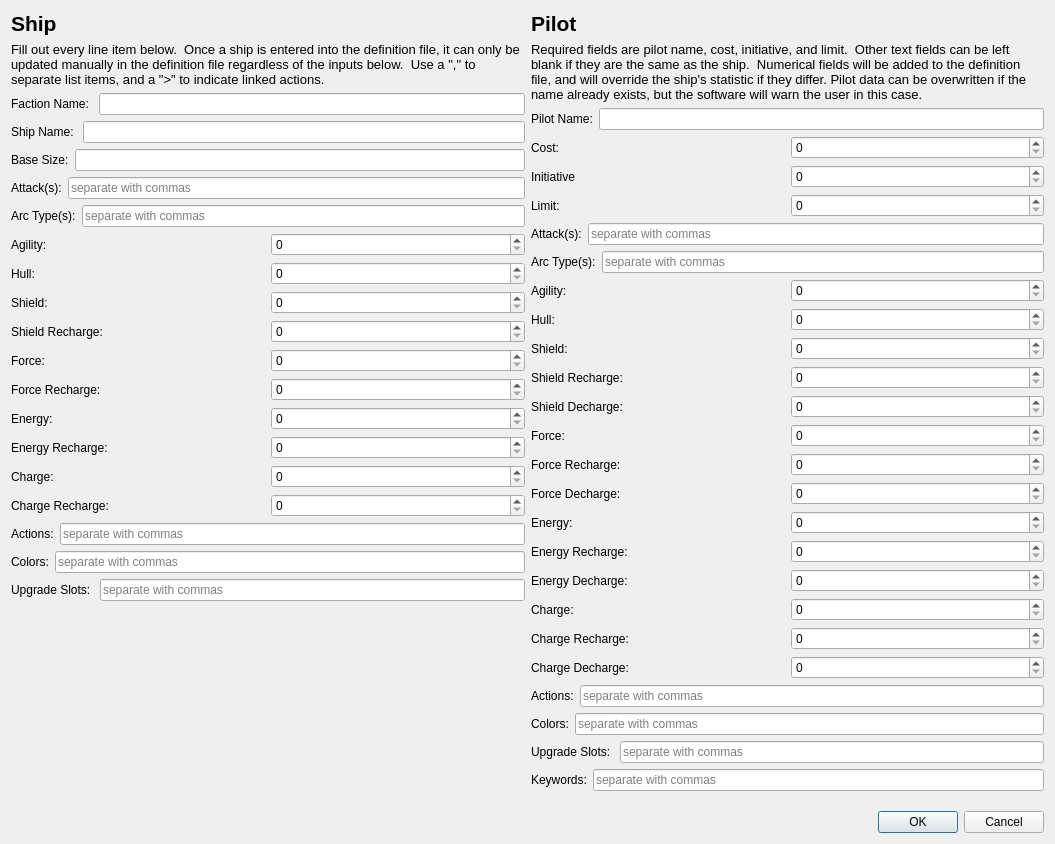
<?xml version="1.0" encoding="UTF-8"?>
<ui version="4.0">
 <class>DefinitionForm</class>
 <widget class="QDialog" name="DefinitionForm">
  <property name="geometry">
   <rect>
    <x>0</x>
    <y>0</y>
    <width>1055</width>
    <height>844</height>
   </rect>
  </property>
  <property name="windowTitle">
   <string>Definition Form</string>
  </property>
  <property name="windowIcon">
   <iconset resource="resources.qrc">
    <normaloff>:/images/icon.png</normaloff>:/images/icon.png</iconset>
  </property>
  <layout class="QVBoxLayout" name="verticalLayout_16">
   <item>
    <layout class="QVBoxLayout" name="verticalLayout_15">
     <item>
      <layout class="QHBoxLayout" name="horizontalLayout_35">
       <item>
        <layout class="QVBoxLayout" name="verticalLayout_7">
         <item>
          <widget class="QLabel" name="label_19">
           <property name="font">
            <font>
             <pointsize>16</pointsize>
             <bold>true</bold>
            </font>
           </property>
           <property name="text">
            <string>Ship</string>
           </property>
          </widget>
         </item>
         <item>
          <widget class="QLabel" name="label_37">
           <property name="font">
            <font>
             <pointsize>10</pointsize>
             <bold>false</bold>
            </font>
           </property>
           <property name="text">
            <string>Fill out every line item below.  Once a ship is entered into the definition file, it can only be updated manually in the definition file regardless of the inputs below.  Use a &quot;,&quot; to separate list items, and a &quot;&gt;&quot; to indicate linked actions.</string>
           </property>
           <property name="wordWrap">
            <bool>true</bool>
           </property>
          </widget>
         </item>
         <item>
          <layout class="QHBoxLayout" name="horizontalLayout">
           <item>
            <widget class="QLabel" name="label">
             <property name="text">
              <string>Faction Name: </string>
             </property>
            </widget>
           </item>
           <item>
            <widget class="QLineEdit" name="faction_name_line_edit">
             <property name="text">
              <string/>
             </property>
             <property name="placeholderText">
              <string/>
             </property>
            </widget>
           </item>
          </layout>
         </item>
         <item>
          <layout class="QHBoxLayout" name="horizontalLayout_2">
           <item>
            <widget class="QLabel" name="label_2">
             <property name="text">
              <string>Ship Name: </string>
             </property>
            </widget>
           </item>
           <item>
            <widget class="QLineEdit" name="ship_name_line_edit">
             <property name="text">
              <string/>
             </property>
             <property name="placeholderText">
              <string/>
             </property>
            </widget>
           </item>
          </layout>
         </item>
         <item>
          <layout class="QHBoxLayout" name="horizontalLayout_3">
           <item>
            <widget class="QLabel" name="label_3">
             <property name="text">
              <string>Base Size:</string>
             </property>
            </widget>
           </item>
           <item>
            <widget class="QLineEdit" name="base_size_line_edit">
             <property name="text">
              <string/>
             </property>
             <property name="placeholderText">
              <string/>
             </property>
            </widget>
           </item>
          </layout>
         </item>
         <item>
          <layout class="QVBoxLayout" name="verticalLayout">
           <item>
            <layout class="QHBoxLayout" name="horizontalLayout_4">
             <item>
              <widget class="QLabel" name="label_4">
               <property name="text">
                <string>Attack(s):</string>
               </property>
              </widget>
             </item>
             <item>
              <widget class="QLineEdit" name="attacks_line_edit">
               <property name="placeholderText">
                <string>separate with commas</string>
               </property>
              </widget>
             </item>
            </layout>
           </item>
           <item>
            <layout class="QHBoxLayout" name="horizontalLayout_5">
             <item>
              <widget class="QLabel" name="label_5">
               <property name="text">
                <string>Arc Type(s):</string>
               </property>
              </widget>
             </item>
             <item>
              <widget class="QLineEdit" name="arc_types_line_edit">
               <property name="placeholderText">
                <string>separate with commas</string>
               </property>
              </widget>
             </item>
            </layout>
           </item>
          </layout>
         </item>
         <item>
          <layout class="QHBoxLayout" name="horizontalLayout_7">
           <item>
            <widget class="QLabel" name="label_6">
             <property name="text">
              <string>Agility:</string>
             </property>
            </widget>
           </item>
           <item>
            <widget class="QSpinBox" name="agility_spinbox"/>
           </item>
          </layout>
         </item>
         <item>
          <layout class="QHBoxLayout" name="horizontalLayout_8">
           <item>
            <widget class="QLabel" name="label_7">
             <property name="text">
              <string>Hull:</string>
             </property>
            </widget>
           </item>
           <item>
            <widget class="QSpinBox" name="hull_spinbox"/>
           </item>
          </layout>
         </item>
         <item>
          <layout class="QVBoxLayout" name="verticalLayout_2">
           <item>
            <layout class="QHBoxLayout" name="horizontalLayout_9">
             <item>
              <widget class="QLabel" name="label_8">
               <property name="text">
                <string>Shield: </string>
               </property>
              </widget>
             </item>
             <item>
              <widget class="QSpinBox" name="shield_spinbox"/>
             </item>
            </layout>
           </item>
           <item>
            <layout class="QHBoxLayout" name="horizontalLayout_10">
             <item>
              <widget class="QLabel" name="label_9">
               <property name="text">
                <string>Shield Recharge:</string>
               </property>
              </widget>
             </item>
             <item>
              <widget class="QSpinBox" name="shield_recharge_spinbox"/>
             </item>
            </layout>
           </item>
          </layout>
         </item>
         <item>
          <layout class="QVBoxLayout" name="verticalLayout_3">
           <item>
            <layout class="QHBoxLayout" name="horizontalLayout_11">
             <item>
              <widget class="QLabel" name="label_10">
               <property name="text">
                <string>Force: </string>
               </property>
              </widget>
             </item>
             <item>
              <widget class="QSpinBox" name="force_spinbox"/>
             </item>
            </layout>
           </item>
           <item>
            <layout class="QHBoxLayout" name="horizontalLayout_12">
             <item>
              <widget class="QLabel" name="label_11">
               <property name="text">
                <string>Force Recharge:</string>
               </property>
              </widget>
             </item>
             <item>
              <widget class="QSpinBox" name="force_recharge_spinbox"/>
             </item>
            </layout>
           </item>
          </layout>
         </item>
         <item>
          <layout class="QVBoxLayout" name="verticalLayout_4">
           <item>
            <layout class="QHBoxLayout" name="horizontalLayout_13">
             <item>
              <widget class="QLabel" name="label_12">
               <property name="text">
                <string>Energy: </string>
               </property>
              </widget>
             </item>
             <item>
              <widget class="QSpinBox" name="energy_spinbox"/>
             </item>
            </layout>
           </item>
           <item>
            <layout class="QHBoxLayout" name="horizontalLayout_14">
             <item>
              <widget class="QLabel" name="label_13">
               <property name="text">
                <string>Energy Recharge:</string>
               </property>
              </widget>
             </item>
             <item>
              <widget class="QSpinBox" name="energy_recharge_spinbox"/>
             </item>
            </layout>
           </item>
          </layout>
         </item>
         <item>
          <layout class="QVBoxLayout" name="verticalLayout_5">
           <item>
            <layout class="QHBoxLayout" name="horizontalLayout_15">
             <item>
              <widget class="QLabel" name="label_14">
               <property name="text">
                <string>Charge:</string>
               </property>
              </widget>
             </item>
             <item>
              <widget class="QSpinBox" name="charge_spinbox"/>
             </item>
            </layout>
           </item>
           <item>
            <layout class="QHBoxLayout" name="horizontalLayout_16">
             <item>
              <widget class="QLabel" name="label_15">
               <property name="text">
                <string>Charge Recharge:</string>
               </property>
              </widget>
             </item>
             <item>
              <widget class="QSpinBox" name="charge_recharge_spinbox"/>
             </item>
            </layout>
           </item>
          </layout>
         </item>
         <item>
          <layout class="QVBoxLayout" name="verticalLayout_6">
           <item>
            <layout class="QHBoxLayout" name="horizontalLayout_6">
             <item>
              <widget class="QLabel" name="label_16">
               <property name="text">
                <string>Actions:</string>
               </property>
              </widget>
             </item>
             <item>
              <widget class="QLineEdit" name="actions_line_edit">
               <property name="placeholderText">
                <string>separate with commas</string>
               </property>
              </widget>
             </item>
            </layout>
           </item>
           <item>
            <layout class="QHBoxLayout" name="horizontalLayout_17">
             <item>
              <widget class="QLabel" name="label_17">
               <property name="text">
                <string>Colors:</string>
               </property>
              </widget>
             </item>
             <item>
              <widget class="QLineEdit" name="colors_line_edit">
               <property name="placeholderText">
                <string>separate with commas</string>
               </property>
              </widget>
             </item>
            </layout>
           </item>
          </layout>
         </item>
         <item>
          <layout class="QHBoxLayout" name="horizontalLayout_18">
           <item>
            <widget class="QLabel" name="label_18">
             <property name="text">
              <string>Upgrade Slots: </string>
             </property>
            </widget>
           </item>
           <item>
            <widget class="QLineEdit" name="upgrade_slots_line_edit">
             <property name="text">
              <string/>
             </property>
             <property name="placeholderText">
              <string>separate with commas</string>
             </property>
            </widget>
           </item>
          </layout>
         </item>
         <item>
          <spacer name="verticalSpacer_2">
           <property name="orientation">
            <enum>Qt::Vertical</enum>
           </property>
           <property name="sizeHint" stdset="0">
            <size>
             <width>20</width>
             <height>40</height>
            </size>
           </property>
          </spacer>
         </item>
        </layout>
       </item>
       <item>
        <layout class="QVBoxLayout" name="verticalLayout_8">
         <item>
          <widget class="QLabel" name="label_20">
           <property name="font">
            <font>
             <pointsize>16</pointsize>
             <bold>true</bold>
            </font>
           </property>
           <property name="text">
            <string>Pilot</string>
           </property>
          </widget>
         </item>
         <item>
          <widget class="QLabel" name="label_42">
           <property name="font">
            <font>
             <pointsize>10</pointsize>
             <bold>false</bold>
            </font>
           </property>
           <property name="text">
            <string>Required fields are pilot name, cost, initiative, and limit.  Other text fields can be left blank if they are the same as the ship.  Numerical fields will be added to the definition file, and will override the ship's statistic if they differ. Pilot data can be overwritten if the name already exists, but the software will warn the user in this case.</string>
           </property>
           <property name="wordWrap">
            <bool>true</bool>
           </property>
          </widget>
         </item>
         <item>
          <layout class="QHBoxLayout" name="horizontalLayout_20">
           <item>
            <widget class="QLabel" name="label_22">
             <property name="text">
              <string>Pilot Name:</string>
             </property>
            </widget>
           </item>
           <item>
            <widget class="QLineEdit" name="pilot_name_line_edit">
             <property name="text">
              <string/>
             </property>
             <property name="placeholderText">
              <string/>
             </property>
            </widget>
           </item>
          </layout>
         </item>
         <item>
          <layout class="QHBoxLayout" name="horizontalLayout_37">
           <item>
            <widget class="QLabel" name="label_39">
             <property name="text">
              <string>Cost:</string>
             </property>
            </widget>
           </item>
           <item>
            <widget class="QSpinBox" name="cost_spinbox">
             <property name="maximum">
              <number>9999</number>
             </property>
            </widget>
           </item>
          </layout>
         </item>
         <item>
          <layout class="QHBoxLayout" name="horizontalLayout_39">
           <item>
            <widget class="QLabel" name="label_41">
             <property name="text">
              <string>Initiative</string>
             </property>
            </widget>
           </item>
           <item>
            <widget class="QSpinBox" name="initiative_spinbox"/>
           </item>
          </layout>
         </item>
         <item>
          <layout class="QHBoxLayout" name="horizontalLayout_21">
           <item>
            <widget class="QLabel" name="label_23">
             <property name="text">
              <string>Limit:</string>
             </property>
            </widget>
           </item>
           <item>
            <widget class="QSpinBox" name="limit_spinbox"/>
           </item>
          </layout>
         </item>
         <item>
          <layout class="QVBoxLayout" name="verticalLayout_9">
           <item>
            <layout class="QHBoxLayout" name="horizontalLayout_22">
             <item>
              <widget class="QLabel" name="label_24">
               <property name="text">
                <string>Attack(s):</string>
               </property>
              </widget>
             </item>
             <item>
              <widget class="QLineEdit" name="pilot_attacks_line_edit">
               <property name="placeholderText">
                <string>separate with commas</string>
               </property>
              </widget>
             </item>
            </layout>
           </item>
           <item>
            <layout class="QHBoxLayout" name="horizontalLayout_23">
             <item>
              <widget class="QLabel" name="label_25">
               <property name="text">
                <string>Arc Type(s):</string>
               </property>
              </widget>
             </item>
             <item>
              <widget class="QLineEdit" name="pilot_arc_types_line_edit">
               <property name="placeholderText">
                <string>separate with commas</string>
               </property>
              </widget>
             </item>
            </layout>
           </item>
          </layout>
         </item>
         <item>
          <layout class="QHBoxLayout" name="horizontalLayout_24">
           <item>
            <widget class="QLabel" name="label_26">
             <property name="text">
              <string>Agility:</string>
             </property>
            </widget>
           </item>
           <item>
            <widget class="QSpinBox" name="pilot_agility_spinbox"/>
           </item>
          </layout>
         </item>
         <item>
          <layout class="QHBoxLayout" name="horizontalLayout_25">
           <item>
            <widget class="QLabel" name="label_27">
             <property name="text">
              <string>Hull:</string>
             </property>
            </widget>
           </item>
           <item>
            <widget class="QSpinBox" name="pilot_hull_spinbox"/>
           </item>
          </layout>
         </item>
         <item>
          <layout class="QVBoxLayout" name="verticalLayout_10">
           <item>
            <layout class="QHBoxLayout" name="horizontalLayout_26">
             <item>
              <widget class="QLabel" name="label_28">
               <property name="text">
                <string>Shield: </string>
               </property>
              </widget>
             </item>
             <item>
              <widget class="QSpinBox" name="pilot_shield_spinbox"/>
             </item>
            </layout>
           </item>
           <item>
            <layout class="QHBoxLayout" name="horizontalLayout_27">
             <item>
              <widget class="QLabel" name="label_29">
               <property name="text">
                <string>Shield Recharge:</string>
               </property>
              </widget>
             </item>
             <item>
              <widget class="QSpinBox" name="pilot_shield_recharge_spinbox"/>
             </item>
            </layout>
           </item>
          </layout>
         </item>
         <item>
          <layout class="QHBoxLayout" name="horizontalLayout_42">
           <item>
            <widget class="QLabel" name="label_45">
             <property name="text">
              <string>Shield Decharge:</string>
             </property>
            </widget>
           </item>
           <item>
            <widget class="QSpinBox" name="pilot_shield_decharge_spinbox"/>
           </item>
          </layout>
         </item>
         <item>
          <layout class="QVBoxLayout" name="verticalLayout_11">
           <item>
            <layout class="QHBoxLayout" name="horizontalLayout_28">
             <item>
              <widget class="QLabel" name="label_30">
               <property name="text">
                <string>Force: </string>
               </property>
              </widget>
             </item>
             <item>
              <widget class="QSpinBox" name="pilot_force_spinbox"/>
             </item>
            </layout>
           </item>
           <item>
            <layout class="QHBoxLayout" name="horizontalLayout_29">
             <item>
              <widget class="QLabel" name="label_31">
               <property name="text">
                <string>Force Recharge:</string>
               </property>
              </widget>
             </item>
             <item>
              <widget class="QSpinBox" name="pilot_force_recharge_spinbox"/>
             </item>
            </layout>
           </item>
          </layout>
         </item>
         <item>
          <layout class="QHBoxLayout" name="horizontalLayout_43">
           <item>
            <widget class="QLabel" name="label_46">
             <property name="text">
              <string>Force Decharge:</string>
             </property>
            </widget>
           </item>
           <item>
            <widget class="QSpinBox" name="pilot_force_decharge_spinbox"/>
           </item>
          </layout>
         </item>
         <item>
          <layout class="QVBoxLayout" name="verticalLayout_12">
           <item>
            <layout class="QHBoxLayout" name="horizontalLayout_30">
             <item>
              <widget class="QLabel" name="label_32">
               <property name="text">
                <string>Energy: </string>
               </property>
              </widget>
             </item>
             <item>
              <widget class="QSpinBox" name="pilot_energy_spinbox"/>
             </item>
            </layout>
           </item>
           <item>
            <layout class="QHBoxLayout" name="horizontalLayout_31">
             <item>
              <widget class="QLabel" name="label_33">
               <property name="text">
                <string>Energy Recharge:</string>
               </property>
              </widget>
             </item>
             <item>
              <widget class="QSpinBox" name="pilot_energy_recharge_spinbox"/>
             </item>
            </layout>
           </item>
          </layout>
         </item>
         <item>
          <layout class="QHBoxLayout" name="horizontalLayout_44">
           <item>
            <widget class="QLabel" name="label_47">
             <property name="text">
              <string>Energy Decharge: </string>
             </property>
            </widget>
           </item>
           <item>
            <widget class="QSpinBox" name="pilot_energy_decharge_spinbox"/>
           </item>
          </layout>
         </item>
         <item>
          <layout class="QVBoxLayout" name="verticalLayout_13">
           <item>
            <layout class="QHBoxLayout" name="horizontalLayout_32">
             <item>
              <widget class="QLabel" name="label_34">
               <property name="text">
                <string>Charge:</string>
               </property>
              </widget>
             </item>
             <item>
              <widget class="QSpinBox" name="pilot_charge_spinbox"/>
             </item>
            </layout>
           </item>
           <item>
            <layout class="QHBoxLayout" name="horizontalLayout_33">
             <item>
              <widget class="QLabel" name="label_35">
               <property name="text">
                <string>Charge Recharge:</string>
               </property>
              </widget>
             </item>
             <item>
              <widget class="QSpinBox" name="pilot_charge_recharge_spinbox"/>
             </item>
            </layout>
           </item>
          </layout>
         </item>
         <item>
          <layout class="QHBoxLayout" name="horizontalLayout_45">
           <item>
            <widget class="QLabel" name="label_48">
             <property name="text">
              <string>Charge Decharge:</string>
             </property>
            </widget>
           </item>
           <item>
            <widget class="QSpinBox" name="pilot_charge_decharge_spinbox"/>
           </item>
          </layout>
         </item>
         <item>
          <layout class="QVBoxLayout" name="verticalLayout_14">
           <item>
            <layout class="QHBoxLayout" name="horizontalLayout_19">
             <item>
              <widget class="QLabel" name="label_21">
               <property name="text">
                <string>Actions:</string>
               </property>
              </widget>
             </item>
             <item>
              <widget class="QLineEdit" name="pilot_actions_line_edit">
               <property name="placeholderText">
                <string>separate with commas</string>
               </property>
              </widget>
             </item>
            </layout>
           </item>
           <item>
            <layout class="QHBoxLayout" name="horizontalLayout_34">
             <item>
              <widget class="QLabel" name="label_36">
               <property name="text">
                <string>Colors:</string>
               </property>
              </widget>
             </item>
             <item>
              <widget class="QLineEdit" name="pilot_colors_line_edit">
               <property name="placeholderText">
                <string>separate with commas</string>
               </property>
              </widget>
             </item>
            </layout>
           </item>
          </layout>
         </item>
         <item>
          <layout class="QHBoxLayout" name="horizontalLayout_36">
           <item>
            <widget class="QLabel" name="label_38">
             <property name="text">
              <string>Upgrade Slots: </string>
             </property>
            </widget>
           </item>
           <item>
            <widget class="QLineEdit" name="pilot_upgrade_slots_line_edit">
             <property name="text">
              <string/>
             </property>
             <property name="placeholderText">
              <string>separate with commas</string>
             </property>
            </widget>
           </item>
          </layout>
         </item>
         <item>
          <layout class="QHBoxLayout" name="horizontalLayout_38">
           <item>
            <widget class="QLabel" name="label_40">
             <property name="text">
              <string>Keywords:</string>
             </property>
            </widget>
           </item>
           <item>
            <widget class="QLineEdit" name="traits_line_edit">
             <property name="text">
              <string/>
             </property>
             <property name="placeholderText">
              <string>separate with commas</string>
             </property>
            </widget>
           </item>
          </layout>
         </item>
         <item>
          <spacer name="verticalSpacer">
           <property name="orientation">
            <enum>Qt::Vertical</enum>
           </property>
           <property name="sizeHint" stdset="0">
            <size>
             <width>20</width>
             <height>40</height>
            </size>
           </property>
          </spacer>
         </item>
        </layout>
       </item>
      </layout>
     </item>
     <item>
      <widget class="QDialogButtonBox" name="buttonBox">
       <property name="orientation">
        <enum>Qt::Horizontal</enum>
       </property>
       <property name="standardButtons">
        <set>QDialogButtonBox::Cancel|QDialogButtonBox::Ok</set>
       </property>
      </widget>
     </item>
    </layout>
   </item>
  </layout>
 </widget>
 <resources>
  <include location="resources.qrc"/>
 </resources>
 <connections>
  <connection>
   <sender>buttonBox</sender>
   <signal>accepted()</signal>
   <receiver>DefinitionForm</receiver>
   <slot>accept()</slot>
   <hints>
    <hint type="sourcelabel">
     <x>248</x>
     <y>254</y>
    </hint>
    <hint type="destinationlabel">
     <x>157</x>
     <y>274</y>
    </hint>
   </hints>
  </connection>
  <connection>
   <sender>buttonBox</sender>
   <signal>rejected()</signal>
   <receiver>DefinitionForm</receiver>
   <slot>reject()</slot>
   <hints>
    <hint type="sourcelabel">
     <x>316</x>
     <y>260</y>
    </hint>
    <hint type="destinationlabel">
     <x>286</x>
     <y>274</y>
    </hint>
   </hints>
  </connection>
 </connections>
</ui>
